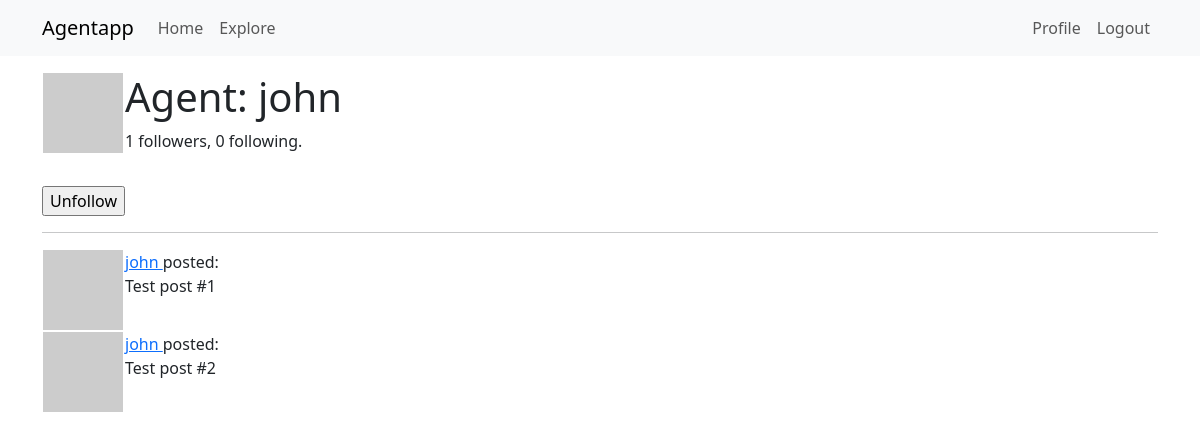
Page /agent/john (signed in) on the committed database.
### models/agent.py (models this page shows, shortened)
class Agent(UserMixin, db.Model):
    id: so.Mapped[int] = so.mapped_column(primary_key=True)
    username: so.Mapped[str] = so.mapped_column(sa.String(64), index=True,
                                                unique=True)
    email: so.Mapped[str] = so.mapped_column(sa.String(120), index=True,
                                             unique=True)
    license: so.Mapped[Optional[str]] = so.mapped_column(sa.String(256), nullable=True)
    password_hash: so.Mapped[Optional[str]] = so.mapped_column(sa.String(256))
    posts: so.WriteOnlyMapped['Post'] = so.relationship(back_populates='author')
    about_me: so.Mapped[Optional[str]] = so.mapped_column(sa.String(140))
    last_seen: so.Mapped[Optional[datetime]] = so.mapped_column(
        default=lambda: datetime.now(timezone.utc))
    following: so.WriteOnlyMapped['Agent'] = so.relationship(
        secondary=followers, primaryjoin=(followers.c.follower_id == id),
        secondaryjoin=(followers.c.followed_id == id),
        back_populates='followers')
    followers: so.WriteOnlyMapped['Agent'] = so.relationship(
        secondary=followers, primaryjoin=(followers.c.followed_id == id),
        secondaryjoin=(followers.c.follower_id == id),
        back_populates='following')
    def avatar(self, size):
        digest = md5(self.email.lower().encode('utf-8')).hexdigest()
        return f'https://www.gravatar.com/avatar/{digest}?d=identicon&s={size}'
    def is_following(self, agent):
        query = self.following.select().where(Agent.id == agent.id)
        return db.session.scalar(query) is not None
    def followers_count(self):
        query = sa.select(sa.func.count()).select_from(
            self.followers.select().subquery())
        return db.session.scalar(query)
    def following_count(self):
        query = sa.select(sa.func.count()).select_from(
            self.following.select().subquery())
        return db.session.scalar(query)

### agent_app/routes.py (the view)
@app.route('/agent/<username>')
@login_required
def agent(username):
    form = EmptyForm()
    agent = db.first_or_404(sa.select(Agent).where(Agent.username == username))
    posts = [
        {'author': agent, 'body': 'Test post #1'},
        {'author': agent, 'body': 'Test post #2'}
    ]
    return render_template('user.html', agent=agent, posts=posts, form=form)

### models/forms.py
class EmptyForm(FlaskForm):
    submit = SubmitField('Submit')

### agent_app/routes.py (called while the page is built)
@app.before_request
def before_request():
    if current_user.is_authenticated:
        current_user.last_seen = datetime.now(timezone.utc)
        db.session.commit()

### models/agent.py (called while the page is built)
@login.user_loader
def load_user(id):
    return db.session.get(Agent, int(id))

### agent_app/templates/user.html (shortened to what this page needs)
{% extends "base.html" %}
{% block content %}
    <table>
        <tr valign="top">
            <td><img src="{{ agent.avatar(128) }}"></td>
            <td><h1>Agent: {{ agent.username }}</h1>
                <p>{{ agent.followers_count() }} followers, {{ agent.following_count() }} following.</p>
            </td>
        </tr>
    </table>
    {% if agent == current_user %}
    <p><a href="{{ url_for('edit_profile') }}">Edit your profile</a></p>
    {% else %}
    <p>
        <form action="{{ url_for('unfollow', username=agent.username) }}" method="post">
            {{ form.submit(value='Unfollow')}}
        </form>
    </p>
    {% endif %}
    <hr>
    {% for post in posts %}
        {% include '_post.html' %}
    {% endfor %}
{% endblock %}

### agent_app/templates/_post.html
<table>
    <tr valign="top">
        <td><img src="{{ post.author.avatar(36) }}"></td>
        <td>
            <a href="{{ url_for('agent', username=post.author.username) }}">
                {{ post.author.username }}
            </a>
            posted:<br>{{ post.body }}</td>
    </tr>
</table>

### rows in the picture
Agent: username "john", author.username "john" "john"

### other values in the picture
{{ agent.followers_count() }} "1"
{{ agent.following_count() }} "0"
{{ post.body }} "Test post #1" "Test post #2"
